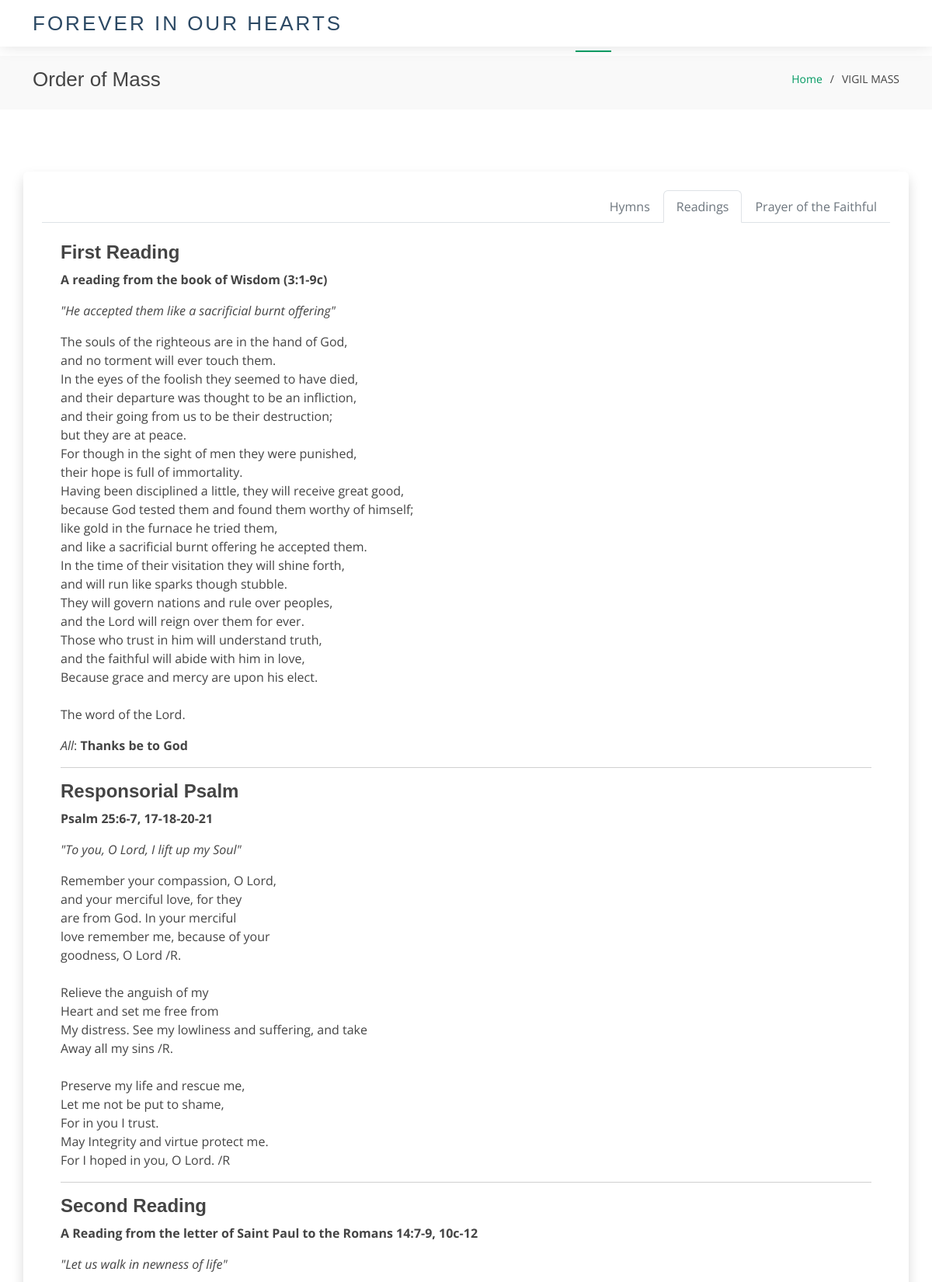
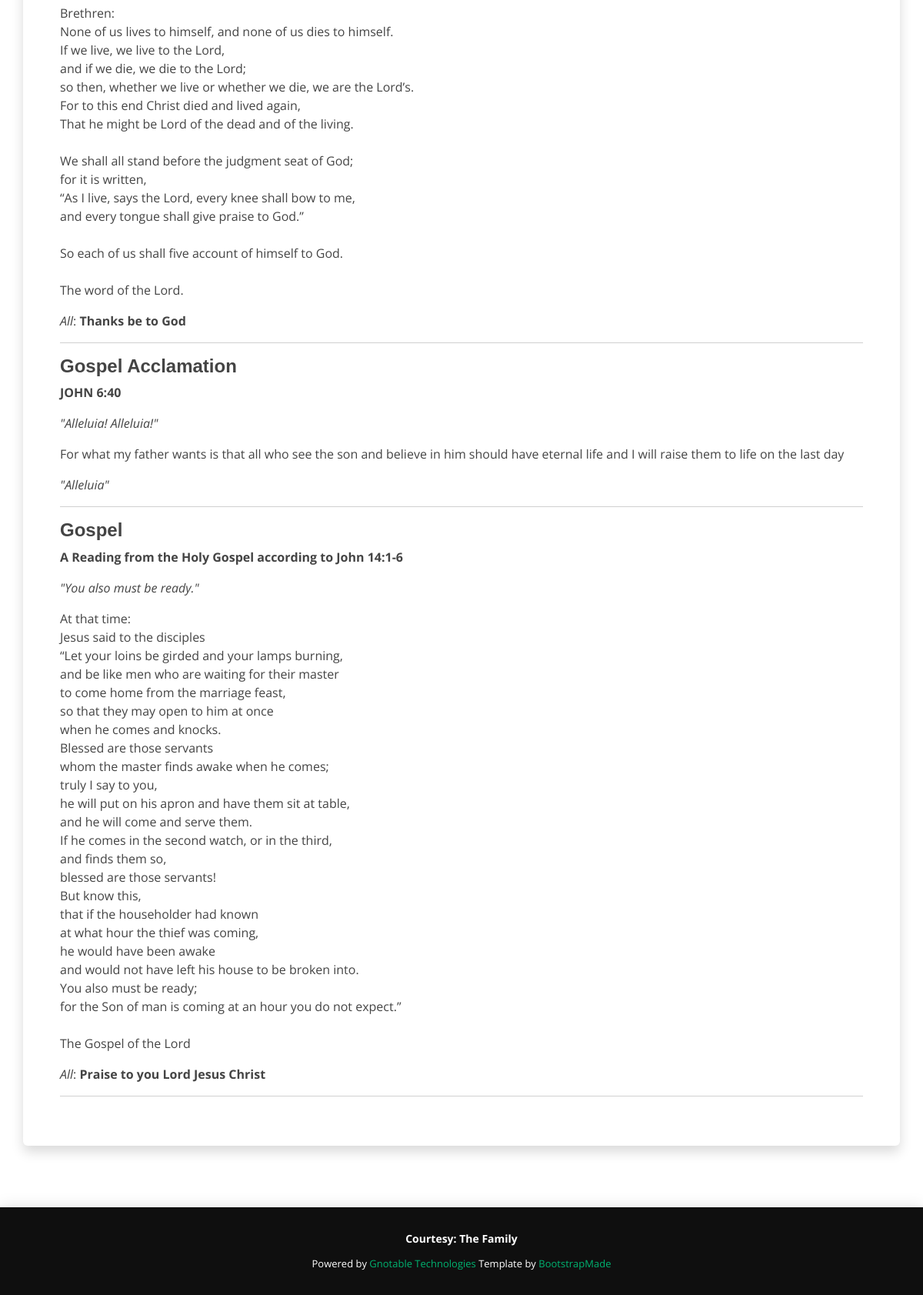
The app's page /mass/VM/ with its own data (2 pictures, top to bottom).
### funeral/models.py (models this page shows, shortened)
class Mass(models.Model):
    mass = models.CharField(max_length=200, choices=MASS, default=0, unique=True)
    class Meta:
        verbose_name_plural = 'Mass'

class Reading(models.Model):
    reading = models.CharField(max_length=20, choices=READING, default=0)
    passage = models.CharField(max_length=200)
    theme = models.CharField(max_length=200)
    body = models.TextField()
    mass = models.ForeignKey(Mass, on_delete=models.CASCADE)
    class Meta:
        unique_together = ('reading', 'mass')

### funeral/views.py (the view)
# urls.py: path('mass/<mass>/', order_of_mass, name='mass'),
def order_of_mass(request, mass):
    mass = Mass.objects.get(mass=mass)
    readings = Reading.objects.filter(mass=mass).order_by('id')
    hymns = Hymn.objects.filter(mass=mass).order_by('number')
    prayers = Prayer.objects.filter(mass=mass).order_by('number')
    context = {
        'readings': readings,
        'hymns': hymns,
        'prayers': prayers,
        'view': 'mass',
        'mass': mass
    }
    return render(request, 'lonely/inner-page.html', context)

### templates/lonely/inner-page.html (shortened to what this page needs)
{% extends 'lonely/base.html' %}
{% load static %}
{% block content %}
  <main id="main">
    <section class="breadcrumbs">
      <div class="container">
        <div class="d-flex justify-content-between align-items-center">
          {% if view == 'tribute' %}
          <h2>Tribute by {{ tribute.author }}</h2>
          <ol>
            <li><a href="{% url 'home' %}">Home</a></li>
            <li>{{ tribute.relation }}</li>
          </ol>
          {% else %}
          <h2>Order of Mass</h2>
          <ol>
            <li><a href="{% url 'home' %}">Home</a></li>
            <li>{{ mass.get_mass_display }}</li>
          </ol>
          {% endif %}
        </div>
      </div>
    </section>
    <section class="inner-page">
      <div class="container shadow p-4 rounded">
        {% if view == 'tribute' %}
          <p><img class="img-fluid float-end" src="{{ tribute.picture.url }}" alt="banner_company" width="300"/>
            {{ tribute.message|linebreaks }}
          </p>
        {% elif view == 'mass' %}
        <ul class="nav nav-tabs justify-content-end" id="myTab" role="tablist">
          <li class="nav-item"><a class="nav-link text-secondary" id="hymns-tab" data-bs-toggle="tab" role="tab" aria-controls="hymns" aria-selected="false" href="#hymns">Hymns</a></li>
          <li class="nav-item"><a class="nav-link active text-secondary"  id="readings-tab" data-bs-toggle="tab" role="tab" aria-controls="readings" href="#readings" aria-selected="true">Readings</a></li>
          <li class="nav-item"><a class="nav-link text-secondary" id="prayers-tab" data-bs-toggle="tab" role="tab" aria-controls="prayers" aria-selected="false" href="#prayers">Prayer of the Faithful</a></li>
        </ul>
        <div class="tab-content clearfix" id="myTabContent">
          <div class="tab-pane fade show p-4 active" id="readings" role="tabpanel" aria-labelledby="readings-tab">
          {% for reading in readings %}
        <h4><strong>{{ reading.get_reading_display|title }}</strong></h4>
        <p><strong>{{ reading.passage }}</strong></p>
        <p class=""><em>"{{ reading.theme }}"</em></p>
            <p>{{ reading.body|linebreaksbr }}</p>
        {% if reading.reading == 'GR' %}
        <p><em>All</em>: <strong>Praise to you Lord Jesus Christ</strong></p>
        {% elif reading.reading == 'FR' or reading.reading == 'SR' %}
        <p><em>All</em>: <strong>Thanks be to God</strong></p>
        {% elif reading.reading == 'GA' %}
        <p><em>"Alleluia"</em></p>
        {% endif %}
        <hr>
          {% endfor %}
            </div>
        </div>
        {% endif %}
        </div>
    </section>
  </main>
{% endblock %}

### templates/lonely/base.html (shortened to what this page needs)
<!DOCTYPE html>
{% load static %}
<html lang="en">
<head>
  <link href="{% static 'assets/lonely/vendor/bootstrap/css/bootstrap.min.css' %}" rel="stylesheet">
  <link href="{% static 'assets/vendor/bootstrap-icons/bootstrap-icons.css' %}" rel="stylesheet">
  <link href="{% static 'assets/lonely/vendor/boxicons/css/boxicons.min.css' %}" rel="stylesheet">
  <link href="{% static 'assets/lonely/vendor/glightbox/css/glightbox.min.css' %}" rel="stylesheet">
  <link href="{% static 'assets/lonely/vendor/swiper/swiper-bundle.min.css' %}" rel="stylesheet">
  <link href="{% static 'assets/lonely/css/style.css' %}" rel="stylesheet">
  <link href="{% static 'assets/comingsoon/css/style.css' %}" rel="stylesheet">
</head>
<body>
  <header id="header" class="d-flex align-items-center">
    <div class="container d-flex align-items-center justify-content-between">
      <div class="logo">
        <h1><a href="index.html">Forever in our hearts</a></h1>
      </div>
      <nav id="navbar" class="navbar">
        <ul>
          <li><a class="nav-link scrollto active" href="{% url 'home' %}#hero">Home</a></li>
          <li><a class="nav-link scrollto" href="{% url 'home' %}#about">Profile</a></li>
          <li><a class="nav-link scrollto" href="{% url 'home' %}#testimonials">Tributes</a></li>
          <li><a class="nav-link scrollto" href="{% url 'home' %}#portfolio">Gallery</a></li>
          <li><a class="nav-link scrollto" href="{% url 'home' %}#contact">Add a Tribute</a></li>
        </ul>
      </nav>
    </div>
  </header>
{% block content %}
{% endblock %}
  <footer id="footer">
    <div class="container">
      <div class="copyright">
        <strong><span>Courtesy: The Family</span></strong>
      </div>
      <div class="credits">
        Powered by <a href="https://www.gnotable.ng/">Gnotable Technologies</a>
        Template by <a href="https://bootstrapmade.com/">BootstrapMade</a>
      </div>
    </div>
  </footer>
</body>
</html>

### static/assets/lonely/css/style.css (style rules this page uses)
body { font-family: "Open Sans", sans-serif; color: #5a656e; }
a { color: #d43076; text-decoration: none; }
h1 { font-family: "Playfair Display", serif; }
h2, h3, h4, h5, h6 { font-family: "Satisfy", serif; }
#header { transition: all 0.5s; z-index: 997; transition: all 0.5s; height: 60px; background: #fff; box-shadow: 0px 0px 20px 0px rgba(0, 0, 0, 0.12); }
#header .logo h1 { font-size: 26px; margin: 0; padding: 6px 0; line-height: 1; font-weight: 500; letter-spacing: 3px; text-transform: uppercase; }
#header .logo h1 a, #header .logo h1 a:hover { color: #2c4964; text-decoration: none; }
.scrolled-offset { margin-top: 60px; }
.navbar { padding: 0; }
.navbar ul { margin: 0; padding: 0; display: flex; list-style: none; align-items: center; }
.navbar li { position: relative; }
.navbar a, .navbar a:focus { display: flex; align-items: center; justify-content: space-between; padding: 10px 0 10px 30px; font-size: 14px; color: #2c4964; white-space: nowrap; transition: 0.3s; }
.navbar a:hover, .navbar .active, .navbar .active:focus, .navbar li:hover>a { color: #d43076; }
section { padding: 60px 0; }
.breadcrumbs { padding: 15px 0; background-color: #fcf2f7; min-height: 40px; }
.breadcrumbs h2 { font-size: 24px; font-weight: 300; }
.breadcrumbs ol { display: flex; flex-wrap: wrap; list-style: none; padding: 0; margin: 0; font-size: 14px; }
.breadcrumbs ol li+li { padding-left: 10px; }
.breadcrumbs ol li+li::before { display: inline-block; padding-right: 10px; color: #6c757d; content: "/"; }
#footer { background: #fff; padding: 24px 0; font-size: 14px; box-shadow: 0px 0 20px 0 rgba(0, 0, 0, 0.12); }
#footer .copyright { text-align: center; }
#footer .credits { padding-top: 8px; text-align: center; font-size: 13px; }

### static/assets/css/style.css (style rules this page uses)
body { font-family: "Open Sans", sans-serif; color: #444444; }
a { color: #009961; text-decoration: none; }
h1, h2, h3, h4, h5, h6 { font-family: "Raleway", sans-serif; }
#header { transition: all 0.5s; z-index: 997; border-bottom: 1px solid rgba(255, 255, 255, 0.1); }
#header .logo { font-size: 28px; margin: 0; padding: 0; line-height: 1; font-weight: 700; letter-spacing: 0.5px; }
#header .logo a { color: #fff; }
.navbar { padding: 0; }
.navbar ul { margin: 0; padding: 0; display: flex; list-style: none; align-items: center; }
.navbar li { position: relative; }
.navbar>ul>li { position: relative; white-space: nowrap; margin: 0 12px; }
.navbar a, .navbar a:focus { display: flex; align-items: center; justify-content: space-between; padding: 25px 3px; font-size: 14px; font-weight: 600; color: rgba(255, 255, 255, 0.7); white-space: nowrap; transition: 0.3s; position: relative; }
.navbar>ul>li>a:before { content: ""; position: absolute; width: 100%; height: 2px; bottom: -2px; left: 0; background-color: #009961; visibility: hidden; width: 0px; transition: all 0.3s ease-in-out 0s; }
.navbar a:hover:before, .navbar li:hover>a:before, .navbar .active:before { visibility: visible; width: 100%; }
.navbar a:hover, .navbar .active, .navbar .active:focus, .navbar li:hover>a { color: #fff; }
section { padding: 80px 0; overflow: hidden; }
.breadcrumbs { padding: 15px 0; background: #f9f9f9; min-height: 40px; margin-top: 72px; }
.breadcrumbs h2 { font-size: 26px; font-weight: 500; }
.breadcrumbs ol { display: flex; flex-wrap: wrap; list-style: none; padding: 0 0 10px 0; margin: 0; font-size: 14px; }
.breadcrumbs ol li+li { padding-left: 10px; }
.breadcrumbs ol li+li::before { display: inline-block; padding-right: 10px; color: #424242; content: "/"; }
#footer { background: #0f0f0f; color: #fff; font-size: 14px; text-align: center; padding: 30px 0; }
#footer .copyright { margin: 0 0 5px 0; }
#footer .credits { font-size: 13px; }
#footer .credits a { color: #00b371; transition: 0.3s; }

### records on screen
Mass: mass "VIGIL MASS"
Reading: reading "First Reading", passage "A reading from the book of Wisdom (3:1-9c)", theme "He accepted them like a sacrificial burnt offering", body "The souls of the righteous are in the hand of God, and no torment will ever touch them. In the eyes of the foolish they seemed to have died, and their departure was thought to be an infliction, and their going from us to be their destruction; but they are at peace. For though in the sight of men they were punished, their hope is full of immortality. Having been disciplined a little, they will receive great good, because God tested them and found them worthy of himself; like gold in the furnace he tried them, and like a sacrificial burnt offering he accepted them. In the time of their visitation they will shine forth, and will run like sparks though stubble. They will govern nations and rule…", shows "All"
Reading: reading "Responsorial Psalm", passage "Psalm 25:6-7, 17-18-20-21", theme "To you, O Lord, I lift up my Soul", body "Remember your compassion, O Lord, and your merciful love, for they are from God. In your merciful love remember me, because of your goodness, O Lord /R. Relieve the anguish of my Heart and set me free from My distress. See my lowliness and suffering, and take Away all my sins /R. Preserve my life and rescue me, Let me not be put to shame, For in you I trust. May Integrity and virtue protect me. For I hoped in you, O Lord. /R"
Reading: reading "Second Reading", passage "A Reading from the letter of Saint Paul to the Romans 14:7-9, 10c-12", theme "Let us walk in newness of life", body "Brethren: None of us lives to himself, and none of us dies to himself. If we live, we live to the Lord, and if we die, we die to the Lord; so then, whether we live or whether we die, we are the Lord’s. For to this end Christ died and lived again, That he might be Lord of the dead and of the living. We shall all stand before the judgment seat of God; for it is written, “As I live, says the Lord, every knee shall bow to me, and every tongue shall give praise to God.” So each of us shall five account of himself to God. The word of the Lord.", shows "All"
Reading: reading "Gospel Acclamation", passage "JOHN 6:40", theme "Alleluia! Alleluia!", body "For what my father wants is that all who see the son and believe in him should have eternal life and I will raise them to life on the last day", shows "\"Alleluia\""
Reading: reading "Gospel", passage "A Reading from the Holy Gospel according to John 14:1-6", theme "You also must be ready.", body "At that time: Jesus said to the disciples “Let your loins be girded and your lamps burning, and be like men who are waiting for their master to come home from the marriage feast, so that they may open to him at once when he comes and knocks. Blessed are those servants whom the master finds awake when he comes; truly I say to you, he will put on his apron and have them sit at table, and he will come and serve them. If he comes in the second watch, or in the third, and finds them so, blessed are those servants! But know this, that if the householder had known at what hour the thief was coming, he would have been awake and would not have left his house to be broken into. You also must be…", shows "All"
